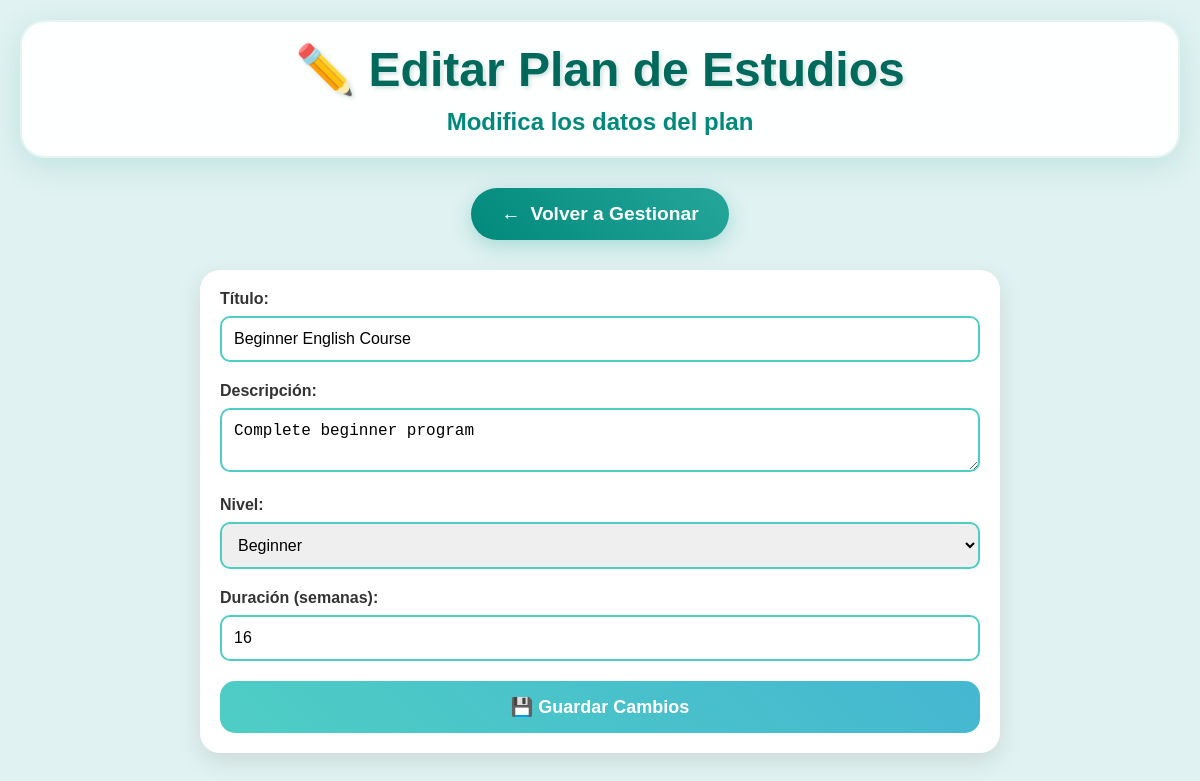
Screenshot of /?controller=teacher&action=editPlan&id=1 (signed in) with the database file from the repository.
### tables this page shows
CREATE TABLE Plan_de_estudios (
    id INT PRIMARY KEY AUTO_INCREMENT,
    titulo VARCHAR(255) NOT NULL,
    descripcion TEXT,
    nivel ENUM('Beginner', 'Elementary', 'Intermediate', 'Upper-Intermediate', 'Advanced'),
    duracion_semanas INT DEFAULT 12,
    unidades TEXT,
    grupo_id INT,
    fecha_creacion TIMESTAMP DEFAULT CURRENT_TIMESTAMP,
    FOREIGN KEY (grupo_id) REFERENCES Grupo(id) ON DELETE SET NULL
);

### controllers/TeacherController.php (called while the page is built, shortened)
<?php
require_once 'models/PlanEstudios.php';
class TeacherController {
    private $planModel;
    public function __construct() {
        $this->planModel = new PlanEstudios();
    }
    public function editPlan($id) {
        $data = [
            'plan' => $this->planModel->getById($id),
            'page_title' => 'Editar Plan'
        ];
        $this->loadView('teacher/edit_plan', $data);
    }
    private function loadView($view, $data = []) {
        extract($data);
        require_once "views/$view.php";
    }
}
?>

### models/PlanEstudios.php (called while the page is built, shortened)
<?php
require_once 'config/Database.php';
class PlanEstudios {
    private $db;
    public function __construct() {
        $this->db = Database::getInstance()->getConnection();
    }
    public function getById($id) {
        $stmt = $this->db->prepare("SELECT * FROM Plan_de_estudios WHERE id = ?");
        $stmt->execute([$id]);
        return $stmt->fetch(PDO::FETCH_ASSOC);
    }
}
?>

### config/Database.php (called while the page is built)
<?php
class Database {
    private static $instance = null;
    private $pdo;
    private function __construct() {
        $host = 'localhost';
        $dbname = 'english_learning_system';
        $username = 'root';
        $password = 'root';
        try {
            $this->pdo = new PDO("mysql:host=$host;dbname=$dbname;charset=utf8", $username, $password);
            $this->pdo->setAttribute(PDO::ATTR_ERRMODE, PDO::ERRMODE_EXCEPTION);
            $this->pdo->setAttribute(PDO::ATTR_DEFAULT_FETCH_MODE, PDO::FETCH_ASSOC);
        } catch(PDOException $e) {
            die("Database connection failed: " . $e->getMessage());
        }
    }
    public static function getInstance() {
        if (self::$instance === null) {
            self::$instance = new self();
        }
        return self::$instance;
    }
    public function getConnection() {
        return $this->pdo;
    }
}
?>

### views/teacher/edit_plan.php (the view, shortened to what this page needs)
<!DOCTYPE html>
<html lang="es">
<head>
    <link rel="stylesheet" href="/englishdemo/assets/css/styles_kids.css">
</head>
<body>
    <div class="container">
        <div class="header bounce fade-in">
            <h1>✏️ Editar Plan de Estudios</h1>
            <p>Modifica los datos del plan</p>
        </div>
        <nav class="nav-menu">
            <a href="/englishdemo/?controller=teacher&action=managePlans" class="nav-btn exercises">
                <span>←</span>
                <span>Volver a Gestionar</span>
            </a>
        </nav>
        <div class="form-container">
            <form method="POST">
                <div class="form-group">
                    <label>Título:</label>
                    <input type="text" name="titulo" required value="<?php echo $plan['titulo'] ?? ''; ?>">
                </div>
                <div class="form-group">
                    <label>Descripción:</label>
                    <textarea name="descripcion"><?php echo $plan['descripcion'] ?? ''; ?></textarea>
                </div>
                <div class="form-group">
                    <label>Nivel:</label>
                    <select name="nivel" required>
                        <option value="Beginner" <?php echo ($plan['nivel'] ?? '') == 'Beginner' ? 'selected' : ''; ?>>Beginner</option>
                    </select>
                </div>
                <div class="form-group">
                    <label>Duración (semanas):</label>
                    <input type="number" name="duracion_semanas" min="1" max="52" value="<?php echo $plan['duracion_semanas'] ?? 8; ?>">
                </div>
                <button type="submit" class="btn-submit">💾 Guardar Cambios</button>
            </form>
        </div>
    </div>
</body>
</html>

### assets/css/styles_kids.css (style rules this page uses)
* { margin: 0; padding: 0; box-sizing: border-box; }
body { font-family: 'Comic Sans MS', cursive, sans-serif; background: #e0f2f1; min-height: 100vh; color: #2C3E50; }
.container { max-width: 1200px; margin: 0 auto; padding: 20px; }
.header { text-align: center; margin-bottom: 30px; background: rgba(255, 255, 255, 0.95); border-radius: 25px; padding: 20px; box-shadow: 0 8px 32px rgba(0, 150, 136, 0.15); border: 2px solid rgba(0, 150, 136, 0.1); }
.header h1 { font-size: 3rem; color: #00695c; text-shadow: 2px 2px 4px rgba(0, 105, 92, 0.2); margin-bottom: 10px; }
.header p { font-size: 1.5rem; color: #00897b; font-weight: bold; }
.nav-menu { display: flex; justify-content: center; gap: 20px; margin-bottom: 30px; flex-wrap: wrap; }
.nav-btn { background: linear-gradient(45deg, #26a69a, #4db6ac); border: none; border-radius: 50px; padding: 15px 30px; font-size: 1.2rem; font-weight: bold; color: white; text-decoration: none; display: flex; align-items: center; gap: 10px; box-shadow: 0 6px 20px rgba(38, 166, 154, 0.3); transition: all 0.3s ease; cursor: pointer; }
.nav-btn.exercises { background: linear-gradient(45deg, #00897b, #26a69a); }
.bounce { animation: bounce 2s infinite; }

### views/teacher/edit_plan.php (style rules this page uses)
.form-container { max-width: 800px; margin: 0 auto; padding: 20px; background: white; border-radius: 20px; box-shadow: 0 8px 25px rgba(0,0,0,0.1); }
.form-group { margin-bottom: 20px; }
.form-group label { display: block; font-weight: bold; margin-bottom: 8px; color: #333; }
.form-group input, .form-group select, .form-group textarea { width: 100%; padding: 12px; border: 2px solid #4ECDC4; border-radius: 10px; font-size: 16px; }
.btn-submit { background: linear-gradient(45deg, #4ECDC4, #45B7D1); color: white; padding: 15px 30px; border: none; border-radius: 15px; font-size: 18px; font-weight: bold; cursor: pointer; width: 100%; }

### rows the page displays
plan_de_estudios: titulo "Beginner English Course", descripcion "Complete beginner program", nivel "Beginner", duracion_semanas "16"
